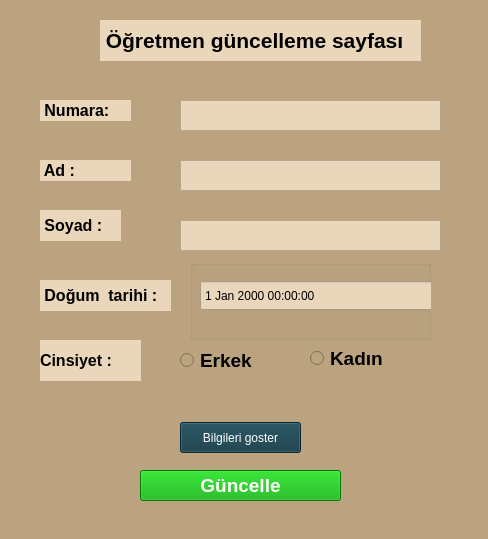
<?xml version="1.0" encoding="UTF-8"?>
<ui version="4.0">
 <class>EditTeacher</class>
 <widget class="QMainWindow" name="EditTeacher">
  <property name="geometry">
   <rect>
    <x>0</x>
    <y>0</y>
    <width>488</width>
    <height>539</height>
   </rect>
  </property>
  <property name="windowTitle">
   <string> Öğretmen güncelleme sayfası</string>
  </property>
  <widget class="QWidget" name="centralwidget">
   <widget class="QWidget" name="widget" native="true">
    <property name="geometry">
     <rect>
      <x>0</x>
      <y>0</y>
      <width>911</width>
      <height>651</height>
     </rect>
    </property>
    <property name="styleSheet">
     <string notr="true">background-color: rgb(188, 163, 127);</string>
    </property>
    <widget class="QLabel" name="label">
     <property name="geometry">
      <rect>
       <x>40</x>
       <y>160</y>
       <width>91</width>
       <height>21</height>
      </rect>
     </property>
     <property name="font">
      <font>
       <pointsize>12</pointsize>
       <weight>75</weight>
       <bold>true</bold>
      </font>
     </property>
     <property name="styleSheet">
      <string notr="true">background-color: rgb(234, 215, 187);</string>
     </property>
     <property name="text">
      <string> Ad :</string>
     </property>
    </widget>
    <widget class="QLabel" name="label_2">
     <property name="geometry">
      <rect>
       <x>40</x>
       <y>210</y>
       <width>81</width>
       <height>31</height>
      </rect>
     </property>
     <property name="font">
      <font>
       <pointsize>12</pointsize>
       <weight>75</weight>
       <bold>true</bold>
      </font>
     </property>
     <property name="styleSheet">
      <string notr="true">background-color: rgb(234, 215, 187);</string>
     </property>
     <property name="text">
      <string> Soyad :</string>
     </property>
    </widget>
    <widget class="QLabel" name="label_3">
     <property name="geometry">
      <rect>
       <x>40</x>
       <y>280</y>
       <width>131</width>
       <height>31</height>
      </rect>
     </property>
     <property name="font">
      <font>
       <pointsize>12</pointsize>
       <weight>75</weight>
       <bold>true</bold>
      </font>
     </property>
     <property name="styleSheet">
      <string notr="true">background-color: rgb(234, 215, 187);</string>
     </property>
     <property name="text">
      <string> Doğum  tarihi :</string>
     </property>
    </widget>
    <widget class="QLabel" name="label_4">
     <property name="geometry">
      <rect>
       <x>40</x>
       <y>340</y>
       <width>101</width>
       <height>41</height>
      </rect>
     </property>
     <property name="font">
      <font>
       <pointsize>12</pointsize>
       <weight>75</weight>
       <bold>true</bold>
      </font>
     </property>
     <property name="styleSheet">
      <string notr="true">background-color: rgb(234, 215, 187);</string>
     </property>
     <property name="text">
      <string>Cinsiyet :</string>
     </property>
    </widget>
    <widget class="QTextEdit" name="teacher_name">
     <property name="geometry">
      <rect>
       <x>180</x>
       <y>160</y>
       <width>261</width>
       <height>31</height>
      </rect>
     </property>
     <property name="styleSheet">
      <string notr="true">font: 75 14pt &quot;MS Shell Dlg 2&quot;;
background-color: rgb(234, 215, 187);</string>
     </property>
    </widget>
    <widget class="QTextEdit" name="teacher_surname">
     <property name="geometry">
      <rect>
       <x>180</x>
       <y>220</y>
       <width>261</width>
       <height>31</height>
      </rect>
     </property>
     <property name="styleSheet">
      <string notr="true">font: 75 14pt &quot;MS Shell Dlg 2&quot;;
background-color: rgb(234, 215, 187);</string>
     </property>
    </widget>
    <widget class="QGroupBox" name="groupBox">
     <property name="geometry">
      <rect>
       <x>190</x>
       <y>260</y>
       <width>241</width>
       <height>80</height>
      </rect>
     </property>
     <property name="title">
      <string/>
     </property>
     <widget class="QDateTimeEdit" name="teacher_birthdate">
      <property name="geometry">
       <rect>
        <x>10</x>
        <y>20</y>
        <width>261</width>
        <height>31</height>
       </rect>
      </property>
      <property name="styleSheet">
       <string notr="true">background-color: rgb(234, 215, 187);
font: 75 14pt &quot;MS Shell Dlg 2&quot;;</string>
      </property>
     </widget>
    </widget>
    <widget class="QPushButton" name="kaydet_for_edit_btn">
     <property name="geometry">
      <rect>
       <x>140</x>
       <y>470</y>
       <width>201</width>
       <height>31</height>
      </rect>
     </property>
     <property name="font">
      <font>
       <pointsize>14</pointsize>
       <weight>75</weight>
       <bold>true</bold>
      </font>
     </property>
     <property name="styleSheet">
      <string notr="true">background-color: rgb(0, 170, 0);
color: rgb(255, 255, 255);</string>
     </property>
     <property name="text">
      <string>Güncelle</string>
     </property>
    </widget>
    <widget class="QLabel" name="label_11">
     <property name="geometry">
      <rect>
       <x>100</x>
       <y>20</y>
       <width>321</width>
       <height>41</height>
      </rect>
     </property>
     <property name="font">
      <font>
       <pointsize>16</pointsize>
       <weight>75</weight>
       <bold>true</bold>
      </font>
     </property>
     <property name="styleSheet">
      <string notr="true">background-color: rgb(234, 215, 187);</string>
     </property>
     <property name="text">
      <string> Öğretmen güncelleme sayfası</string>
     </property>
    </widget>
    <widget class="QPushButton" name="bilgileri_goster_btn">
     <property name="geometry">
      <rect>
       <x>180</x>
       <y>422</y>
       <width>121</width>
       <height>31</height>
      </rect>
     </property>
     <property name="styleSheet">
      <string notr="true">font: 75 12pt &quot;MS Shell Dlg 2&quot;;
color: rgb(255, 255, 255);
background-color: rgb(17, 57, 70);</string>
     </property>
     <property name="text">
      <string>Bilgileri goster</string>
     </property>
    </widget>
    <widget class="QRadioButton" name="kadin">
     <property name="geometry">
      <rect>
       <x>310</x>
       <y>350</y>
       <width>111</width>
       <height>17</height>
      </rect>
     </property>
     <property name="font">
      <font>
       <pointsize>14</pointsize>
       <weight>75</weight>
       <bold>true</bold>
      </font>
     </property>
     <property name="text">
      <string>Kadın</string>
     </property>
    </widget>
    <widget class="QRadioButton" name="erkek">
     <property name="geometry">
      <rect>
       <x>180</x>
       <y>350</y>
       <width>82</width>
       <height>21</height>
      </rect>
     </property>
     <property name="font">
      <font>
       <pointsize>14</pointsize>
       <weight>75</weight>
       <bold>true</bold>
      </font>
     </property>
     <property name="text">
      <string>Erkek</string>
     </property>
    </widget>
    <widget class="QLabel" name="label_6">
     <property name="geometry">
      <rect>
       <x>40</x>
       <y>100</y>
       <width>91</width>
       <height>21</height>
      </rect>
     </property>
     <property name="font">
      <font>
       <pointsize>12</pointsize>
       <weight>75</weight>
       <bold>true</bold>
      </font>
     </property>
     <property name="styleSheet">
      <string notr="true">background-color: rgb(234, 215, 187);</string>
     </property>
     <property name="text">
      <string> Numara:</string>
     </property>
    </widget>
    <widget class="QTextEdit" name="teacher_number">
     <property name="geometry">
      <rect>
       <x>180</x>
       <y>100</y>
       <width>261</width>
       <height>31</height>
      </rect>
     </property>
     <property name="styleSheet">
      <string notr="true">font: 75 14pt &quot;MS Shell Dlg 2&quot;;
background-color: rgb(234, 215, 187);</string>
     </property>
    </widget>
   </widget>
  </widget>
 </widget>
 <resources/>
 <connections/>
</ui>
